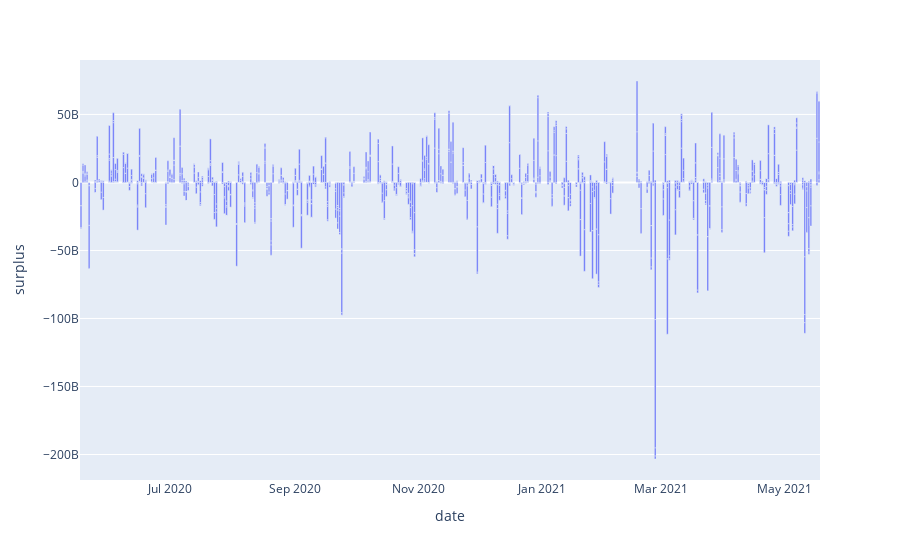

The notebook cell saved with this chart:
### Code cell
fig = px.bar(df, x='date', y="surplus")
fig.show()

### Figure 1 — Plotly figure (JSON) as saved in the notebook; plotly's stock layout.template omitted (floating-point values rounded to 4 significant figures; data arrays with more than 128 entries replaced by an {"elided": "..."} marker saying what was removed)
{"data": [{"alignmentgroup": "True", "hovertemplate": "date=%{x}<br>surplus=%{y}<extra></extra>", "legendgroup": "", "marker": {"color": "#636efa"}, "name": "", "offsetgroup": "", "orientation": "v", "showlegend": false, "textposition": "auto", "type": "bar", "x": {"elided": "1470 str values"}, "xaxis": "x", "y": {"elided": "1470 int values"}, "yaxis": "y"}], "layout": {"barmode": "relative", "legend": {"tracegroupgap": 0}, "margin": {"t": 60}, "xaxis": {"anchor": "y", "domain": [0, 1], "title": {"text": "date"}}, "yaxis": {"anchor": "x", "domain": [0, 1], "title": {"text": "surplus"}}}}
